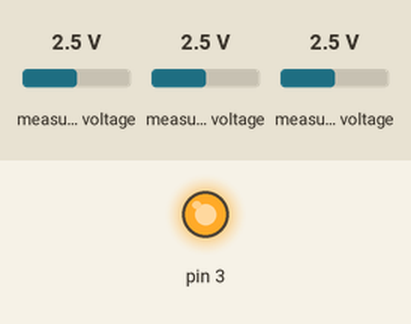
Recording of a sketch running on a simulated Arduino Uno, built with avr-gcc and run on an emulated ATmega328P. Parts: output pins drawn as LEDs (lit = HIGH). The inputs (shaded band) are chosen by the test bench; at power-on: measured voltage 2.5 V. What the sketch prints to the serial monitor is not drawn.

Above: at 0.08 s.
At 2.6 s:
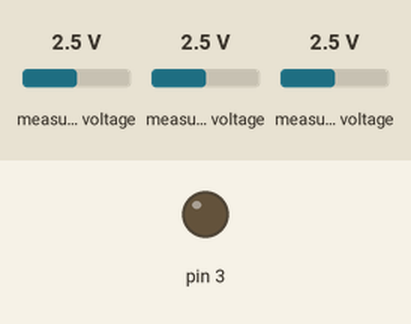
Timing chart, 0 to 6.7 s (numbered marks = the images above):
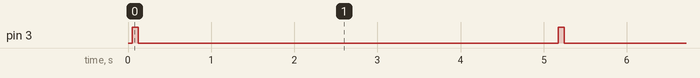

Measured:
- by itself, pin 3: alternates HIGH for 0.07 s and LOW for 5.1 s

The sketch:

test_plotter.ino
```cpp
#include <MOD_moisture_sensors.h>

MOD_moistureSensors_* moistureSensors;

void setup() {
  moistureSensors = new MOD_moistureSensors_();
  Serial.begin(9600);
  Serial.println("Starting...");
}

void loop() {
  moistureSensors->start();
  moistureSensors->execute();
  moistureSensors->stop();
  delay(5000); // wait 1h

}
```
